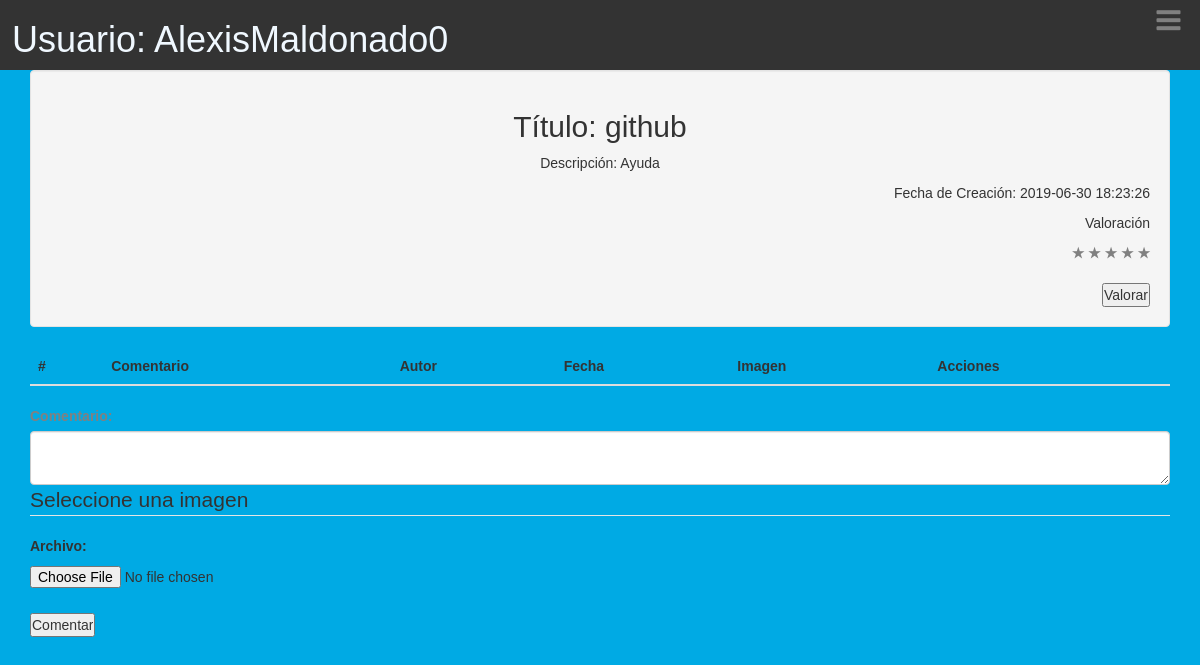
/aplicacion/modulos_profesor/pro_comentarios.php?id=2 (signed in), run on the app's committed database.
### tables this page shows
CREATE TABLE `objeto_aprendizaje` (
  `idobjeto_aprendizaje` int(11) NOT NULL,
  `nombre` varchar(45) DEFAULT NULL,
  `descripcion` varchar(500) DEFAULT NULL,
  `id_usuario` int(11) DEFAULT NULL,
  `institucion` varchar(45) DEFAULT NULL,
  `fechaCreacion` timestamp NOT NULL DEFAULT CURRENT_TIMESTAMP,
  `palabras_clave` varchar(500) DEFAULT NULL,
  `tamanio` varchar(45) DEFAULT NULL,
  `ruta` varchar(45) DEFAULT NULL,
  `materia` varchar(50) DEFAULT NULL,
  `tipo_repo` int(2) DEFAULT NULL,
  `descarga` int(11) DEFAULT NULL,
  `Privado` varchar(3) DEFAULT NULL,
  `Publico` varchar(3) DEFAULT NULL,
  `direcurl` varchar(100) DEFAULT NULL
);

### aplicacion/clases_negocio/funciones_oa_profesor.php (called while the page is built, shortened)
<?php
function obtener_oa_como_arreglo($id_objeto_aprendizaje) {
    $conexion = new Conexion();
    $statement = 'select * from objeto_aprendizaje where idobjeto_aprendizaje=?';
    $consulta = $conexion->prepare($statement);
    $consulta->setFetchMode(PDO::FETCH_ASSOC);
    $consulta->execute([$id_objeto_aprendizaje]);
    if ($consulta->rowCount() != 0) {
        $fila = $consulta->fetch();
    }
    if (isset($fila)) {
        return $fila;
    } else {
        return null;
    }
}
?>

### aplicacion/modulos_profesor/pro_comentarios.php (the view, shortened to what this page needs)
<!DOCTYPE html PUBLIC "-//W3C//DTD XHTML 1.0 Transitional//EN" "http://www.w3.org/TR/xhtml1/DTD/xhtml1-transitional.dtd">
<html xmlns="http://www.w3.org/1999/xhtml" lang="es">
<head>
    <link rel="stylesheet" href="../../plugins/bootstrap/css/bootstrap.min.css"></link>
    <link rel="stylesheet" href="../../plugins/bootstrap/css/Profesor.css">
    <link rel="stylesheet" href="../../css/fontello.css">
</head>
<body style="background-color:#00aae4;">
    <header>
           <div class="Menu-Vertical">
              <h1>Usuario: <?php echo $_SESSION['usuario'] ?></h1>
              <label class="icon-menu" for="menu-bar"></label>
           </div>
       </header>
<?php
require '../clases_negocio/funciones_oa_profesor.php';
$id_objeto_aprendizaje = filter_input(INPUT_GET, 'id');
$objeto_de_aprendizaje = obtener_oa_como_arreglo($id_objeto_aprendizaje);
?>
<main>
    <section id="banner_pr">
        <div class="container">
            <div class="well text-center">
                <h2><?php echo "Título: ".$objeto_de_aprendizaje['nombre'] ?></h2>
                <p><?php echo "Descripción: ".$objeto_de_aprendizaje['descripcion'] ?></p>
                <div style="text-align:right">
                     <p><?php echo "Fecha de Creación: ".$objeto_de_aprendizaje['fechaCreacion'] ?></p>
                     <form action="agregar_valoracion.php" method="post" id='valorarObjeto'>
                     <p>Valoración</p>
                     <div class="form-group">
                        <p class="clasificacion">
                        <label for="radio1">★</label>
                        <label for="radio2">★</label>
                        <label for="radio3">★</label>
                        <label for="radio4">★</label>
                        <label for="radio5">★</label>
                     </div>
                     <input id="botons1" type="submit" name="submitted" value="Valorar"/>
                    </form>
                </div>
            </div>
            <div class="table-responsive-sm">
                <table class="table thead-light">
                    <div class="col-sm-6 col-sm-offset-3">
                        <thead class="th">
                        <tr>
                            <th scope="col">#</th>
                            <th scope="col">Comentario</th>
                            <th scope="col">Autor</th>
                            <th scope="col">Fecha</th>
                            <th scope="col">Imagen</th>
                            <th scope="col">Acciones</th>
                        </tr>
                        </thead>
                    </div>
                </table>
            </div>
            <form action="../modulos_profesor/pro_ejecutar_comentar.php" method="post" enctype="multipart/form-data">
                <div class="form-group">
                    <label for="contenido">Comentario:</label>
                    <textarea type="tex" class="form-control" id="contenido" name="contenido" required></textarea>
                    <fieldset>
                        <legend>Seleccione una imagen</legend>
                        <p><b>Archivo:</b>
                            <div>
                                <input type="file" name="file" id= "file"/></p>
                            </div>
                </div>
                <input type="submit" name="submitted" value="Comentar"/>
    </section>
</main>
</body>
</html>

### aplicacion/modulos_profesor/pro_comentarios.php (style rules this page uses)
label { color:grey; }
.clasificacion { direction: rtl; unicode-bidi: bidi-override; }

### data on the page
objeto_aprendizaje: nombre "github", descripcion "Ayuda", fechaCreacion "2019-06-30 18:23:26"

### other printed values
$_SESSION['usuario'] "AlexisMaldonado0"
